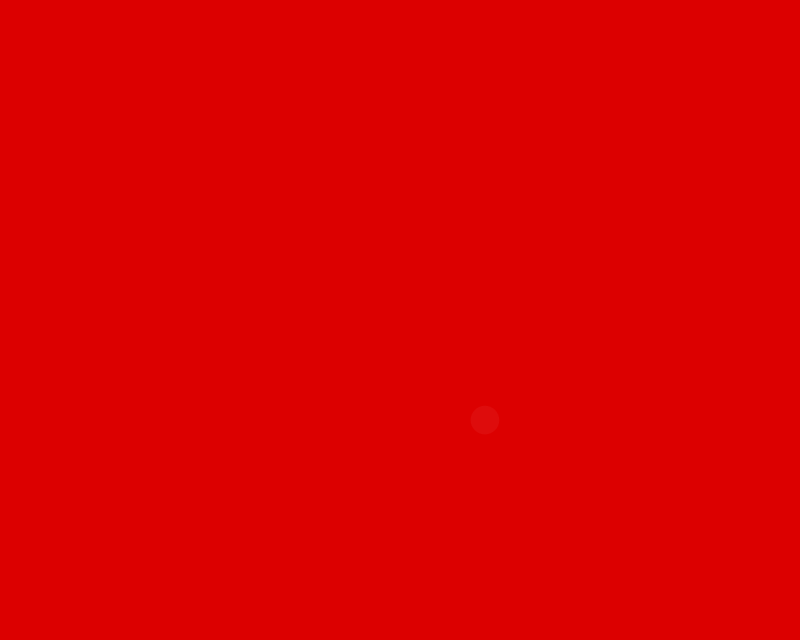
Frame 1 (no input)
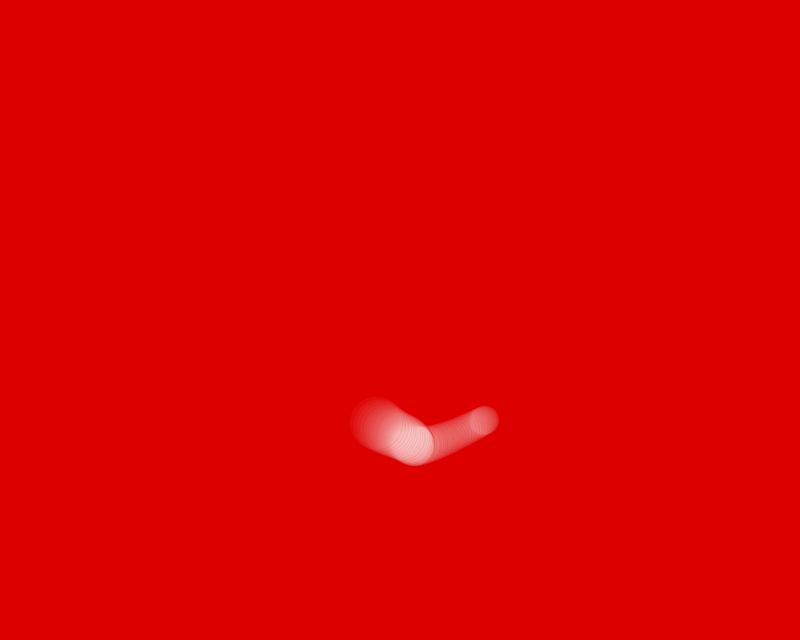
Frame 60 (the mouse pressed at the canvas centre just before this capture)
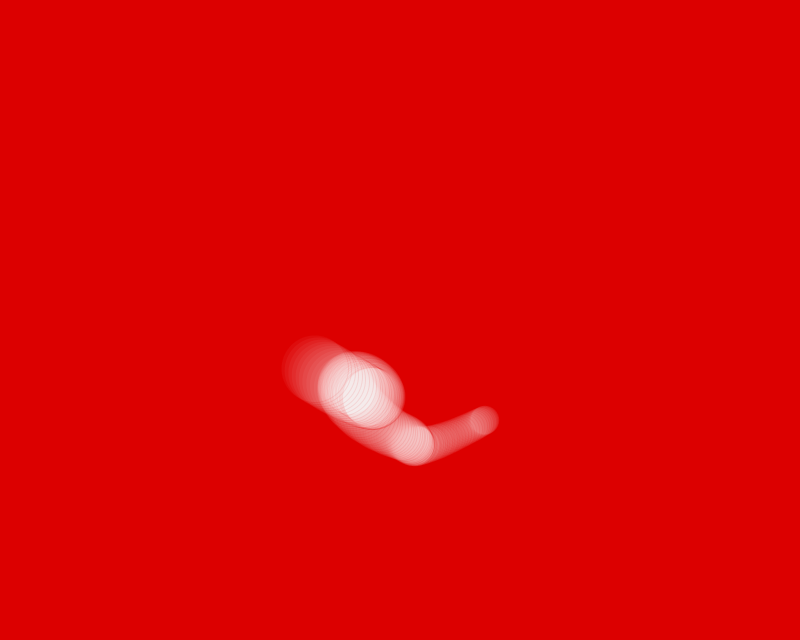
Frame 120 (the mouse held since frame 60 and released just before this capture)

The Processing sketch that drew these frames (run headless with seeded random() and noise(); from frame 60 on, the mouse is pressed at the canvas centre):

// Processing sketch: random_motion_02
// ── random_motion_02.pde
float diameter = 100;


float posX, posY;

// create noise variables
float noiseX, noiseY;
float noiseRadius;

void setup() {
  size( 800, 640 );
  
  posX = width / 2;
  posY = height / 2;
  
  // initialize noise values at different steps in time
  // for more information check noise in the Processing reference
  noiseX = 0;
  noiseY = 10000;
  noiseRadius = 1000;
  
  background( 220, 0, 0 );
}

void draw() {
  
  // noise() return values from 0.0 to 1.0
  // all we need to do is scale the returned value
  // by the desired amount
  posX = lerp( 0, width, noise( noiseX ) );
  posY = lerp( 0, height, noise( noiseY ) );
  
  // create a local radius variable
  float radius = lerp( 3, diameter, noise( noiseRadius ) );
  
  stroke( 220, 0, 0, 24 );
  fill( 255, 12 );
  ellipse( posX, posY, radius, radius );
  
  // increment noise variables
  // the smaller the number the smoother the change
  noiseX += 0.005;
  noiseY += 0.005;
  noiseRadius += 0.01;
}
